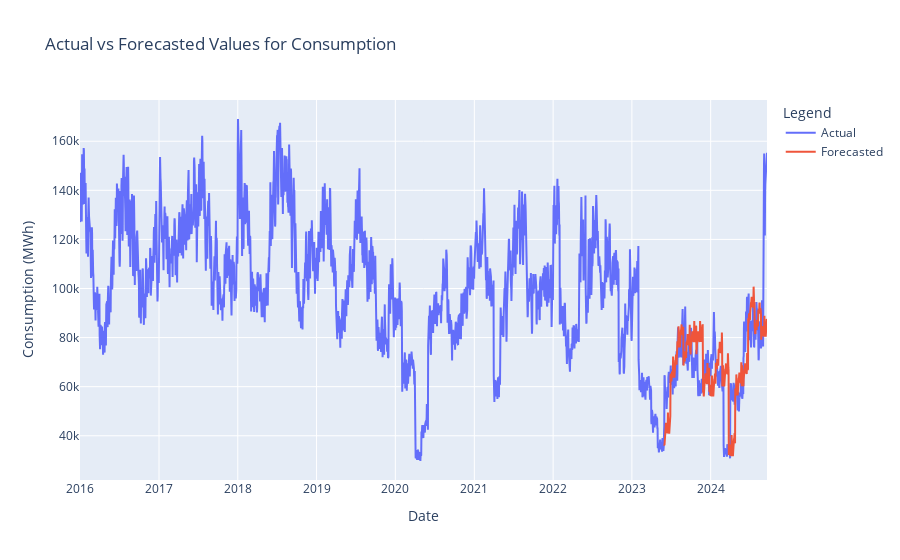

The notebook cell saved with this chart:
### Code cell
plot_forecasts(data, no_exog_predictions.pred, split)

### Figure 1 — Plotly figure (JSON) as saved in the notebook; plotly's stock layout.template omitted (floating-point values rounded to 4 significant figures; data arrays with more than 128 entries replaced by an {"elided": "..."} marker saying what was removed)
{"data": [{"mode": "lines", "name": "Actual", "type": "scatter", "x": {"elided": "3184 str values"}, "y": {"elided": "3184 int values"}}, {"mode": "lines", "name": "Forecasted", "type": "scatter", "x": {"elided": "478 str values"}, "y": {"elided": "478 float values"}}], "layout": {"autosize": true, "legend": {"title": {"text": "Legend"}}, "title": {"text": "Actual vs Forecasted Values for Consumption"}, "xaxis": {"autorange": true, "range": ["2016-01-01", "2024-09-18"], "title": {"text": "Date"}, "type": "date"}, "yaxis": {"autorange": true, "range": [21970.0, 176800.0], "title": {"text": "Consumption (MWh)"}, "type": "linear"}}}
